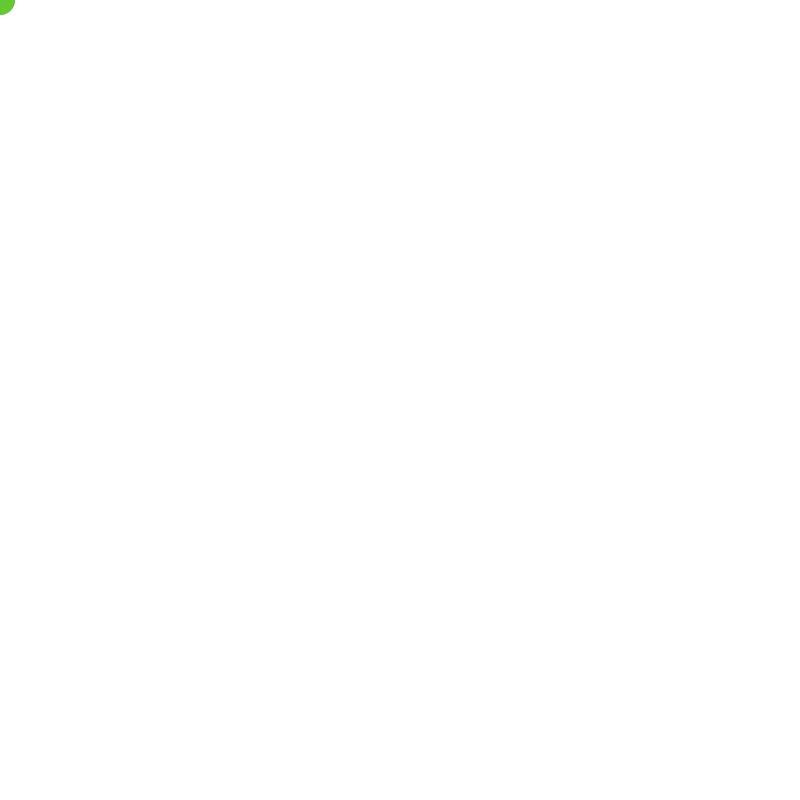
Frame 1 (no input)
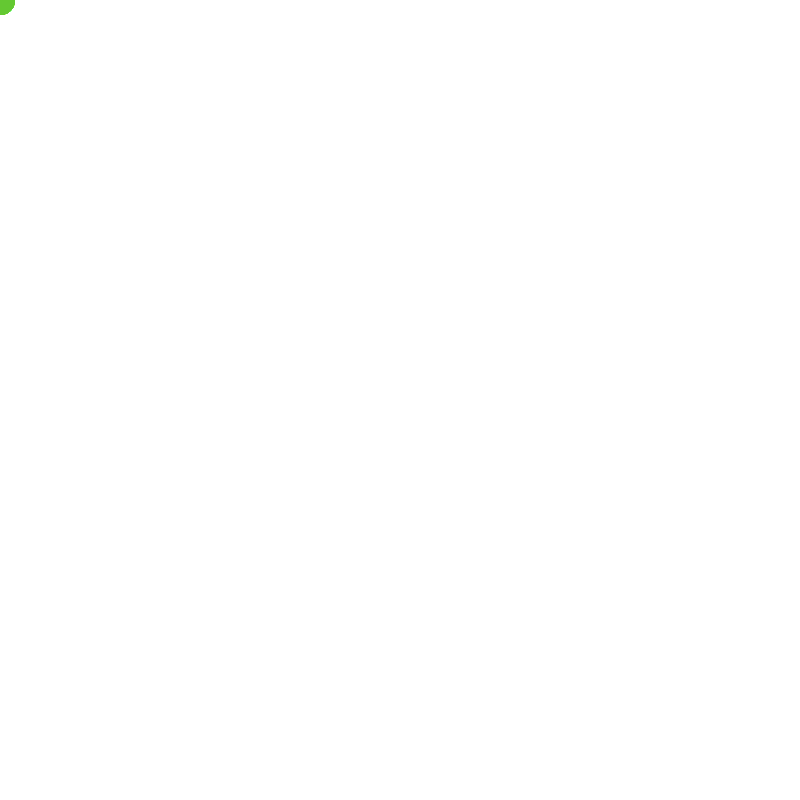
Frame 60 (the mouse pressed at the canvas centre just before this capture)
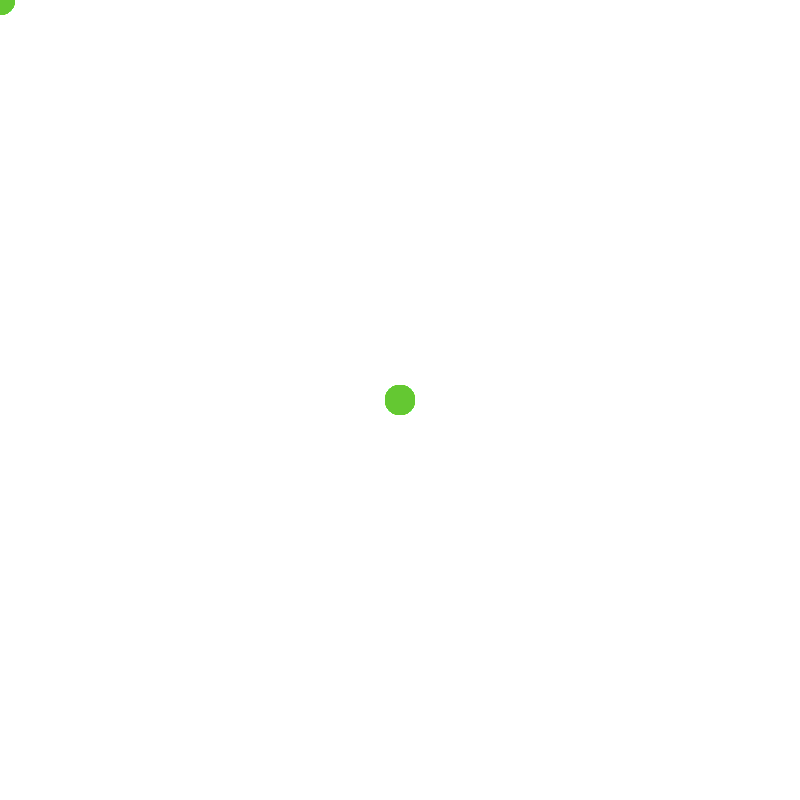
Frame 120 (the mouse held since frame 60 and released just before this capture)

The Processing sketch that drew these frames (run headless with seeded random() and noise(); from frame 60 on, the mouse is pressed at the canvas centre):

// Processing sketch: processing_30708
// ── processing_30708.pde

float tamanho;

void setup() {
  size(800,800);
  smooth();
  background(255,255,255);
  tamanho=0;

}

void draw() {
 // background(255,255,255);
 
 noStroke();
 fill(100,200,50);

 ellipse  (mouseX,mouseY,30,30);
  ellipse(mouseY,mouseX,30,30);
  

}
void mouseClicked() {
  background(255);
 // save("imagem.png");
 // endRecord();
  //exit();
}
